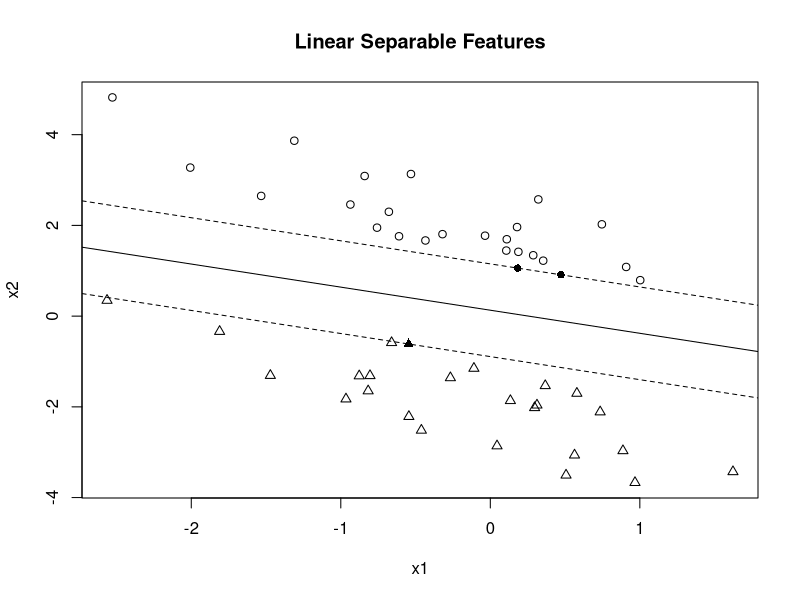
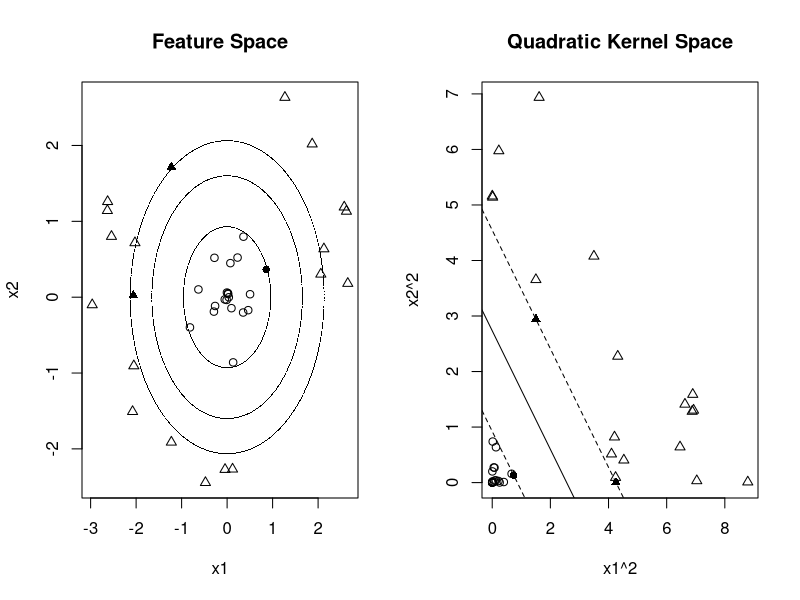
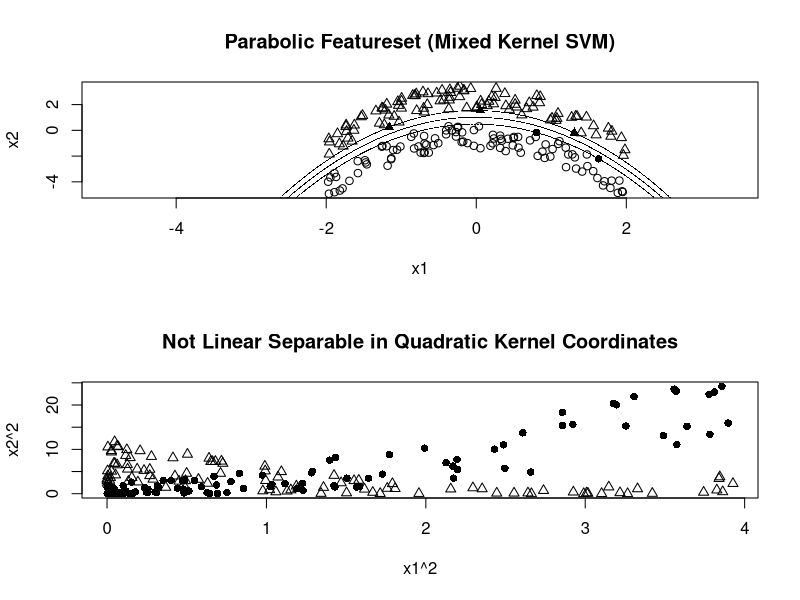

Write R code to recreate these figures, in order.
#https://www.r-bloggers.com/2012/09/learning-kernels-svm/
install.packages("kernlab")
library(kernlab)
require('kernlab')

#Linear Kernel
kfunction <- function(linear =0, quadratic=0)
{
  k <- function (x,y)
  {
    linear*sum((x)*(y)) + quadratic*sum((x^2)*(y^2))
  }
  class(k) <- "kernel"
  k
}
n = 25
a1 = rnorm(n)
a2 = 1 - a1 + 2* runif(n)
b1 = rnorm(n)
b2 = -1 - b1 - 2*runif(n)
x = rbind(matrix(cbind(a1,a2),,2),matrix(cbind(b1,b2),,2))
y <- matrix(c(rep(1,n),rep(-1,n)))

svp <- ksvm(x,y,type="C-svc",C = 100, kernel=kfunction(1,0),scaled=c())
plot(c(min(x[,1]), max(x[,1])),c(min(x[,2]), max(x[,2])),type='n',xlab='x1',ylab='x2')
title(main='Linear Separable Features')
ymat <- ymatrix(svp)
points(x[-SVindex(svp),1], x[-SVindex(svp),2], pch = ifelse(ymat[-SVindex(svp)] < 0, 2, 1))
points(x[SVindex(svp),1], x[SVindex(svp),2], pch = ifelse(ymat[SVindex(svp)] < 0, 17, 16))

# Extract w and b from the model   
w <- colSums(coef(svp)[[1]] * x[SVindex(svp),])
b <- b(svp)

# Draw the lines
abline(b/w[2],-w[1]/w[2])
abline((b+1)/w[2],-w[1]/w[2],lty=2)
abline((b-1)/w[2],-w[1]/w[2],lty=2)


#quadracetic kernel
require('kernlab')
kfunction <- function(linear =0, quadratic=0)
{
  k <- function (x,y)
  {
    linear*sum((x)*(y)) + quadratic*sum((x^2)*(y^2))
  }
  class(k) <- "kernel"
  k
}
n = 20
r = runif(n)
a = 2*pi*runif(n)
a1 = r*sin(a)
a2 = r*cos(a)
r = 2+runif(n)
a = 2*pi*runif(n)
b1 = r*sin(a)
b2 = r*cos(a)
x = rbind(matrix(cbind(a1,a2),,2),matrix(cbind(b1,b2),,2))
y <- matrix(c(rep(1,n),rep(-1,n)))

svp <- ksvm(x,y,type="C-svc",C = 100, kernel=kfunction(0,1),scaled=c())
par(mfrow=c(1,2))
plot(c(min(x[,1]), max(x[,1])),c(min(x[,2]), max(x[,2])),type='n',xlab='x1',ylab='x2')
title(main='Feature Space')
ymat <- ymatrix(svp)
points(x[-SVindex(svp),1], x[-SVindex(svp),2], pch = ifelse(ymat[-SVindex(svp)] < 0, 2, 1))
points(x[SVindex(svp),1], x[SVindex(svp),2], pch = ifelse(ymat[SVindex(svp)] < 0, 17, 16))

# Extract w and b from the model   
w2 <- colSums(coef(svp)[[1]] * x[SVindex(svp),]^2)
b <- b(svp)
x1 = seq(min(x[,1]),max(x[,1]),0.01)
x2 = seq(min(x[,2]),max(x[,2]),0.01)
points(-sqrt((b-w2[1]*x2^2)/w2[2]), x2, pch = 16 , cex = .1 )
points(sqrt((b-w2[1]*x2^2)/w2[2]), x2, pch = 16 , cex = .1 )
points(x1, sqrt((b-w2[2]*x1^2)/w2[1]), pch = 16 , cex = .1 )
points(x1,  -sqrt((b-w2[2]*x1^2)/w2[1]), pch = 16, cex = .1 )
points(-sqrt((1+ b-w2[1]*x2^2)/w2[2]) , x2, pch = 16 , cex = .1 )
points( sqrt((1 + b-w2[1]*x2^2)/w2[2]) , x2,  pch = 16 , cex = .1 )
points( x1 , sqrt(( 1 + b -w2[2]*x1^2)/w2[1]), pch = 16 , cex = .1 )
points( x1 , -sqrt(( 1 + b -w2[2]*x1^2)/w2[1]), pch = 16, cex = .1 )
points(-sqrt((-1+ b-w2[1]*x2^2)/w2[2]) , x2, pch = 16 , cex = .1 )
points( sqrt((-1 + b-w2[1]*x2^2)/w2[2]) , x2,  pch = 16 , cex = .1 )
points( x1 , sqrt(( -1 + b -w2[2]*x1^2)/w2[1]), pch = 16 , cex = .1 )
points( x1 , -sqrt(( -1 + b -w2[2]*x1^2)/w2[1]), pch = 16, cex = .1 )
xsq <- x^2
svp <- ksvm(xsq,y,type="C-svc",C = 100, kernel=kfunction(1,0),scaled=c())
plot(c(min(xsq[,1]), max(xsq[,1])),c(min(xsq[,2]), max(xsq[,2])),type='n',xlab='x1^2',ylab='x2^2')
title(main='Quadratic Kernel Space')
ymat <- ymatrix(svp)
points(xsq[-SVindex(svp),1], xsq[-SVindex(svp),2], pch = ifelse(ymat[-SVindex(svp)] < 0, 2, 1))
points(xsq[SVindex(svp),1], xsq[SVindex(svp),2], pch = ifelse(ymat[SVindex(svp)] < 0, 17, 16))

# Extract w and b from the model   
w <- colSums(coef(svp)[[1]] * xsq[SVindex(svp),])
b <- b(svp)

# Draw the lines
abline(b/w[2],-w[1]/w[2])
abline((b+1)/w[2],-w[1]/w[2],lty=2)
abline((b-1)/w[2],-w[1]/w[2],lty=2)

#Kernel matrix centering and alignment functions are implemented in the 'R':
require('kernlab')
n = 100
a1 = 4*runif(n)-2
a2 = 1 - a1^2 - 0.5 - 2*runif(n)
b1 = 4*runif(n)-2
b2 = 1 - b1^2 + 0.5 + 2*runif(n)
x = rbind(matrix(cbind(a1,a2),,2),matrix(cbind(b1,b2),,2))
y <- matrix(c(rep(1,n),rep(-1,n)))
kfunction <- function(linear, quadratic)
{
  k <- function (x,y)
  {
    linear*sum((x)*(y)) + quadratic*sum((x^2)*(y^2))
  }
  class(k) <- "kernel"
  k
}
center_kernel <- function(kernel)
{
  m <- length(kernel[,1])
  ones <- matrix(rep(1,m),m)
  (diag(m) - ones %*% t(ones) / m)*kernel*(diag(m) - ones %*% t(ones) / m)
}
f_product<- function(x,y)
{
  sum(diag(crossprod(t(x),y)))
}
f_norm<- function(x)
{
  sqrt(f_product(x,x))
}
kernel_alignment <- function(x,y)
{
  f_product(x,y)/(f_norm(x)*f_norm(y))
}

x_kernel1 <- kernelMatrix(kfunction(1,0),x)
y_kernel   <- y %*% t(y)
x_kernel2 <- kernelMatrix(kfunction(0,1),x)
x_kernel1_c <- center_kernel(x_kernel1)
x_kernel2_c <- center_kernel(x_kernel2)
y_kernel_c <- center_kernel(y_kernel)
alignment1 <- kernel_alignment(x_kernel1_c,y_kernel_c)
alignment2 <- kernel_alignment(x_kernel2_c,y_kernel_c)
x_kernel3 <- kernelMatrix(kfunction(alignment1, alignment2),x)
x_kernel3_c <- center_kernel(x_kernel3)
alignment3 <- kernel_alignment(x_kernel3_c,y_kernel_c)
svp <- ksvm(x,y,type="C-svc",C = 100, kernel=kfunction(alignment1,alignment2), scaled=c())
par(mfrow=c(2,1))
plot(c(min(x[]), max(x[])), c(min(x[]), max(x[])),type='n',xlab='x1',ylab='x2')
title(main='Parabolic Featureset (Mixed Kernel SVM)')
ymat <- ymatrix(svp)
points(x[-SVindex(svp),1], x[-SVindex(svp),2], pch = ifelse(ymat[-SVindex(svp)] < 0, 2, 1))
points(x[SVindex(svp),1], x[SVindex(svp),2], pch = ifelse(ymat[SVindex(svp)] < 0, 17, 16))

# Extract w and b from the model   
w <- colSums(coef(svp)[[1]] * (alignment1*x[SVindex(svp),]))
v <- colSums(coef(svp)[[1]] * (alignment2*x[SVindex(svp),]^2))
b <- b(svp)
x1 = seq(min(x[]),max(x[]),0.01)
x2 = seq(min(x[]),max(x[]),0.01)
points( sqrt( (b-w[2]*x2-v[2]*x2^2)/v[1] + (w[1]/(2*v[1]))^2 ) - w[1]/(2*v[1]) , x2, pch = 16, cex = .1 )
points( -sqrt( (b-w[2]*x2-v[2]*x2^2)/v[1] + (w[1]/(2*v[1]))^2 ) - w[1]/(2*v[1]) , x2, pch = 16, cex = .1 )
points( x1, sqrt( (b-w[1]*x1-v[1]*x1^2)/v[2] + (w[2]/(2*v[2]))^2 ) - w[2]/(2*v[2]) , pch = 16, cex = .1 )
points( x1, -sqrt( (b-w[1]*x1-v[1]*x1^2)/v[2] + (w[2]/(2*v[2]))^2 ) - w[2]/(2*v[2]) , pch = 16, cex = .1 )
points( sqrt( (1+ b-w[2]*x2-v[2]*x2^2)/v[1] + (w[1]/(2*v[1]))^2 ) - w[1]/(2*v[1]) , x2, pch = 16, cex = .1 )
points( -sqrt( (1 + b-w[2]*x2-v[2]*x2^2)/v[1] + (w[1]/(2*v[1]))^2 ) - w[1]/(2*v[1]) , x2, pch = 16, cex = .1 )
points( x1, sqrt( (1+b-w[1]*x1-v[1]*x1^2)/v[2] + (w[2]/(2*v[2]))^2 ) - w[2]/(2*v[2]) , pch = 16, cex = .1 )
points( x1, -sqrt( (1+b-w[1]*x1-v[1]*x1^2)/v[2] + (w[2]/(2*v[2]))^2 ) - w[2]/(2*v[2]) , pch = 16, cex = .1 )
points( sqrt( (-1+ b-w[2]*x2-v[2]*x2^2)/v[1] + (w[1]/(2*v[1]))^2 ) - w[1]/(2*v[1]) , x2, pch = 16, cex = .1 )
points( -sqrt( (-1 + b-w[2]*x2-v[2]*x2^2)/v[1] + (w[1]/(2*v[1]))^2 ) - w[1]/(2*v[1]) , x2, pch = 16, cex = .1 )
points( x1, sqrt( (-1+b-w[1]*x1-v[1]*x1^2)/v[2] + (w[2]/(2*v[2]))^2 ) - w[2]/(2*v[2]) , pch = 16, cex = .1 )
points( x1, -sqrt( (-1+b-w[1]*x1-v[1]*x1^2)/v[2] + (w[2]/(2*v[2]))^2 ) - w[2]/(2*v[2]) , pch = 16, cex = .1 )
plot(x[]^2,type='n',xlab='x1^2',ylab='x2^2')
title(main='Not Linear Separable in Quadratic Kernel Coordinates')
points(x[1:100,]^2,pch=16)
points(x[101:200,]^2,pch=2)
